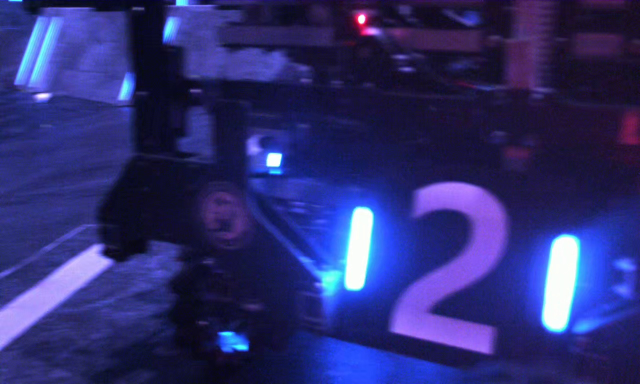
#> input picture Primary/RMimage/678.jpg, 1280 x 768 px (shown at 1/2 size)
$ python test.py
#> lines starting #> are read from the running program, lines starting #| are printed output that depends on the picture
import cv2 as cv
import numpy as np


def nothing(x):
    pass


def createTrackbar(color):
    if color == 'blue':
        cv.createTrackbar('minH', 'Adjust', 70, 255, nothing)
        cv.createTrackbar('maxH', 'Adjust', 100, 255, nothing)
        cv.createTrackbar('minS', 'Adjust', 50, 255, nothing)
        cv.createTrackbar('maxS', 'Adjust', 80, 255, nothing)
        cv.createTrackbar('minV', 'Adjust', 240, 255, nothing)
        cv.createTrackbar('maxV', 'Adjust', 255, 255, nothing)

    if color == 'red':
        cv.createTrackbar('minH', 'Adjust', 0, 255, nothing)
        cv.createTrackbar('maxH', 'Adjust', 55, 255, nothing)
        cv.createTrackbar('minS', 'Adjust', 150, 255, nothing)
        cv.createTrackbar('maxS', 'Adjust', 255, 255, nothing)
        cv.createTrackbar('minV', 'Adjust', 100, 255, nothing)
        cv.createTrackbar('maxV', 'Adjust', 255, 255, nothing)

    cv.createTrackbar('erode', 'Adjust', 1, 30, nothing)
    cv.createTrackbar('dilate', 'Adjust', 10, 30, nothing)
    cv.createTrackbar('open', 'Adjust', 10, 30, nothing)
    cv.createTrackbar('close', 'Adjust', 10, 30, nothing)


# [66 lines left out: functions hsvChange, morphOpen, morphClose, morphErode, morphDilate, morphology, not called in this run]


img1 = cv.imread('RMimage/678.jpg', 1)
#> img1 is the input picture: shape (768, 1280, 3); mean B, G, R 114, 45.9, 45.9
h, w, d = img1.shape
#> h = 768; w = 1280; d = 3

cv.namedWindow('Adjust', 0)
cv.resizeWindow('Adjust', w, h)
createTrackbar('blue')
img1 = cv.GaussianBlur(img1, (1, 1), 0)

img2 = img1.copy()
while True:
    imgMix = np.hstack((img1, img2))
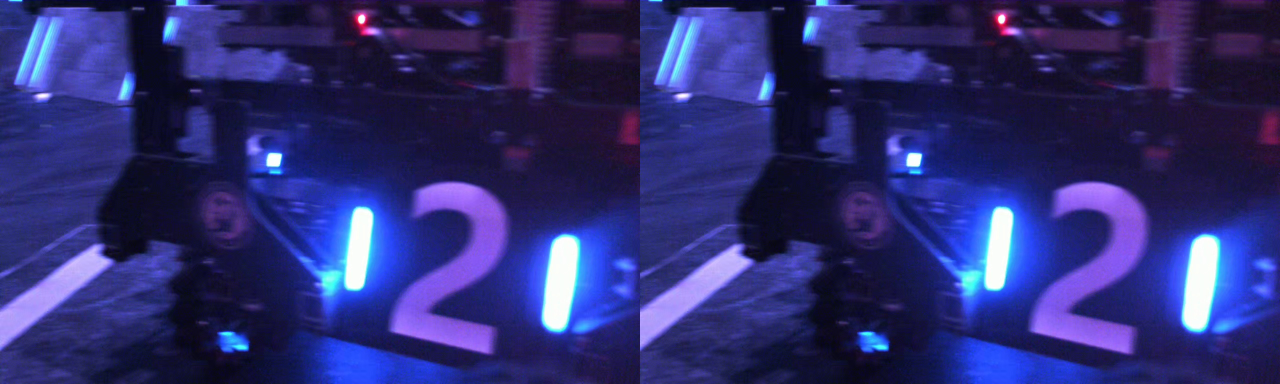
#> imgMix: shape (768, 2560, 3) (shown at 1/2 size); mean B, G, R 114, 45.9, 45.9
    cv.imshow('Adjust', imgMix)
    if cv.waitKey(1) & 0xff == 27:
#> (key Esc is pressed here)
        break
    img2 = hsvChange(img1)
    img2 = morphology(img2)
    img2 = cv.cvtColor(img2, cv.COLOR_GRAY2BGR)

cv.destroyAllWindows()

$ run again, with Primary/RMimage/1290.jpg copied over Primary/RMimage/678.jpg
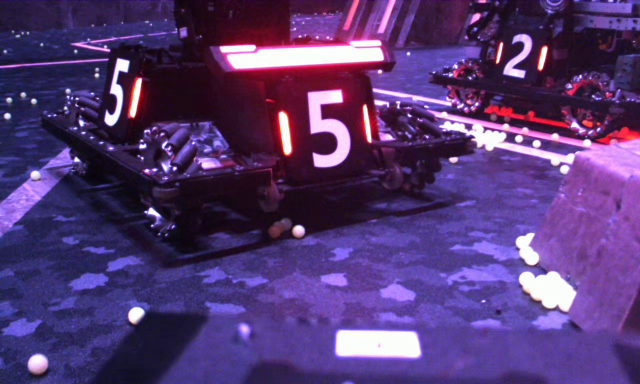
#> input picture Primary/RMimage/1290.jpg, 1280 x 768 px (shown at 1/2 size)
#> img1 is the input picture: shape (768, 1280, 3); mean B, G, R 115.2, 56.7, 85
#> `imgMix = np.hstack((img1, img2))`:
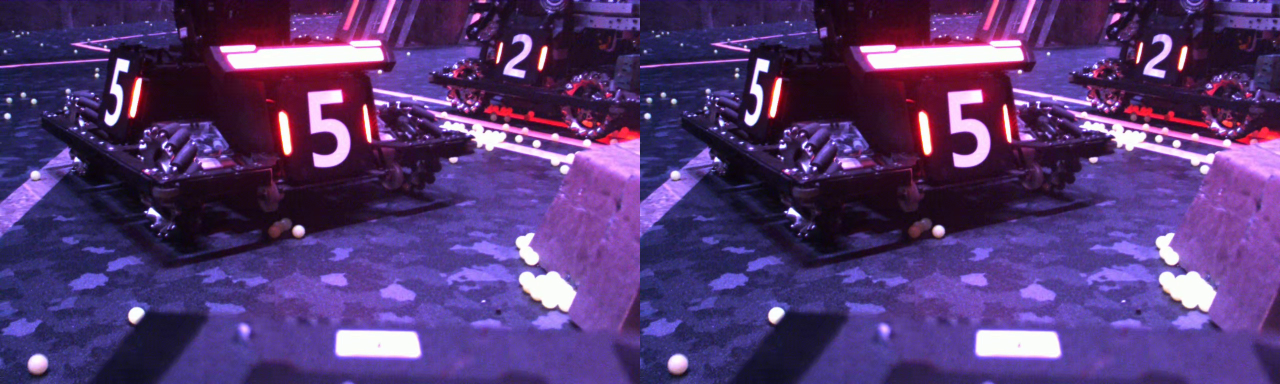
#> imgMix: shape (768, 2560, 3) (shown at 1/2 size); mean B, G, R 115.2, 56.7, 85

$ run again, with Primary/RMimage/1640.jpg copied over Primary/RMimage/678.jpg
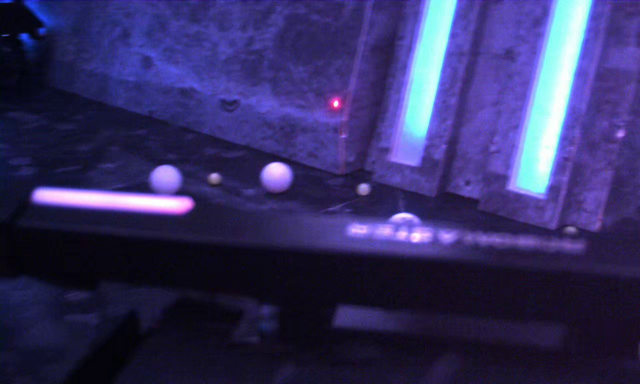
#> input picture Primary/RMimage/1640.jpg, 1280 x 768 px (shown at 1/2 size)
#> img1 is the input picture: shape (768, 1280, 3); mean B, G, R 99.2, 47.3, 52.7
#> `imgMix = np.hstack((img1, img2))`:
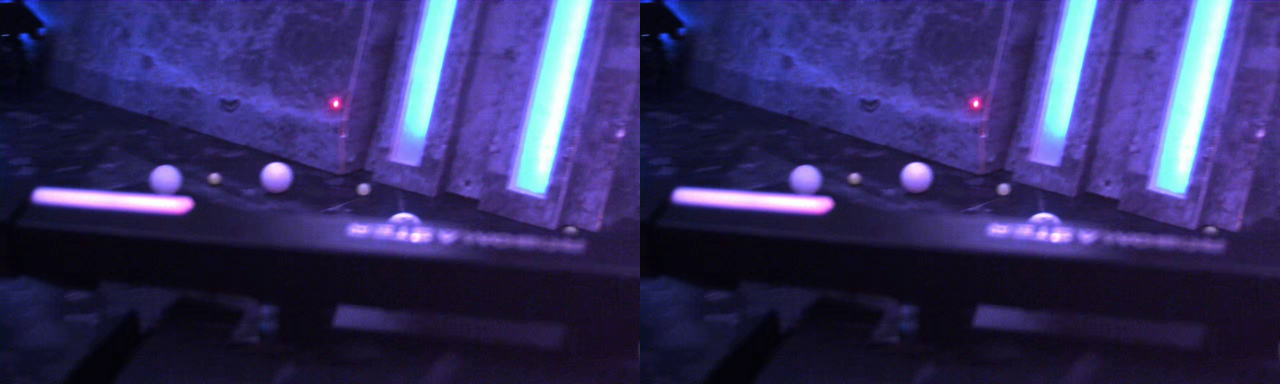
#> imgMix: shape (768, 2560, 3) (shown at 1/2 size); mean B, G, R 99.2, 47.3, 52.7

$ run again, with Primary/RMimage/1644.jpg copied over Primary/RMimage/678.jpg
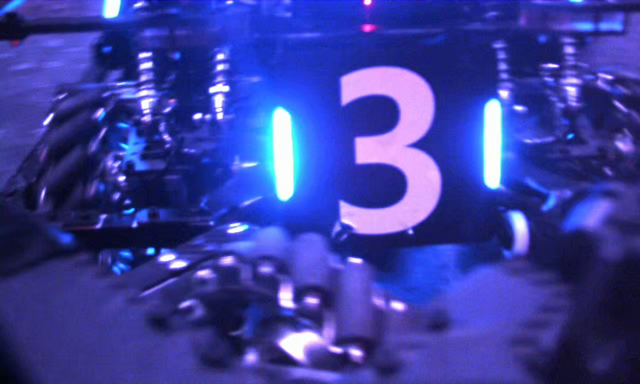
#> input picture Primary/RMimage/1644.jpg, 1280 x 768 px (shown at 1/2 size)
#> img1 is the input picture: shape (768, 1280, 3); mean B, G, R 159.2, 62.8, 59
#> `imgMix = np.hstack((img1, img2))`:
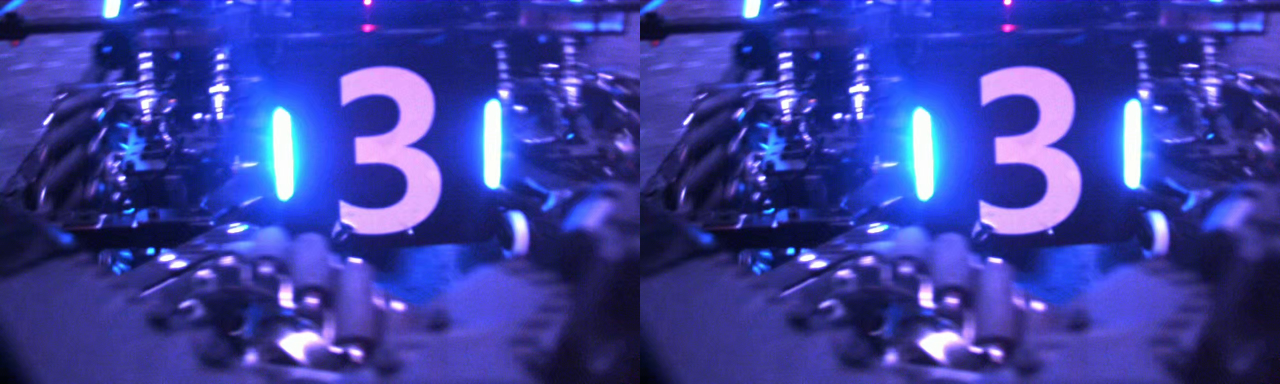
#> imgMix: shape (768, 2560, 3) (shown at 1/2 size); mean B, G, R 159.2, 62.8, 59
